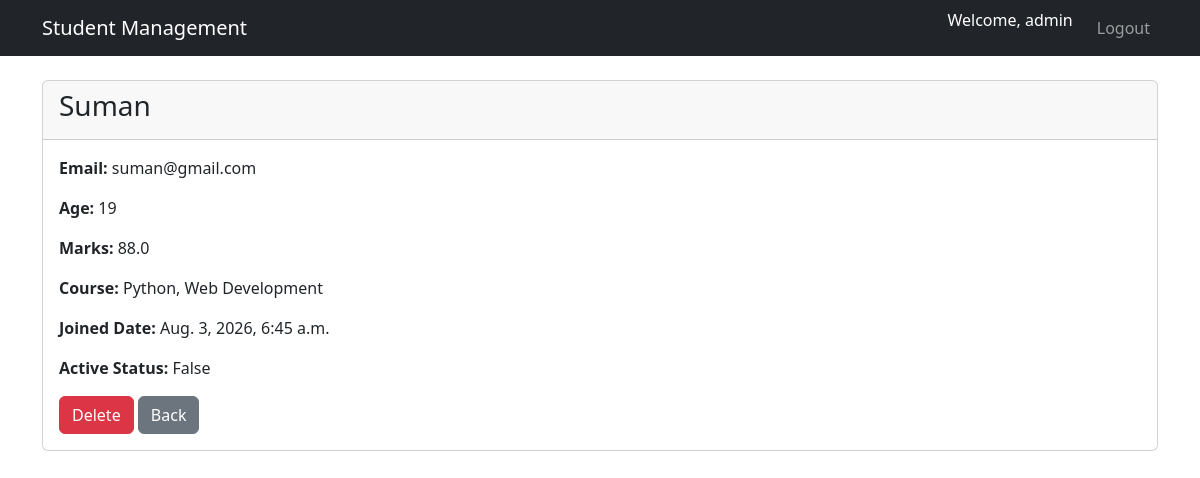
The app's page /students/2/ (signed in) with its own data.
### students/models.py (models this page shows, shortened)
class Student(models.Model):
    id = models.AutoField(primary_key=True)
    name = models.CharField(max_length=100)
    email = models.EmailField(unique=True)
    age = models.IntegerField()
    marks = models.FloatField()
    course = models.CharField(max_length=100)
    joined_date = models.DateTimeField(auto_now_add=True)
    active_status = models.BooleanField(default=False)
    department = models.ForeignKey(Department,on_delete=models.CASCADE,null=True,related_name="students")
    course = models.ManyToManyField(Course, related_name="students")

class Course(models.Model):
    course_name = models.CharField(max_length=100)
    code = models.CharField(max_length=50)
    duration = models.FloatField()
    active_status = models.BooleanField(default=True)

### students/views.py (the view)
# urls.py: path("students/<int:id>/", views.student_detail, name="student_detail"),
@login_required
def student_detail(request, id):
    student = get_object_or_404(Student, pk=id)
    return render(request,"students/student_detail.html",{"student": student})

### templates/students/student_detail.html (shortened to what this page needs)
{% extends "base.html" %}
{% block content %}
<div class="card">
    <div class="card-header">
        <h3>{{ student.name }}</h3>
    </div>
    <div class="card-body">
        <p><strong>Email:</strong> {{ student.email }}</p>
        <p><strong>Age:</strong> {{ student.age }}</p>
        <p><strong>Marks:</strong> {{ student.marks }}</p>
        <p>
            <strong>Course:</strong>
            <td>
                {% for course in student.course.all %}
                    {{ course.course_name }}{% if not forloop.last %}, {% endif %}
                {% empty %}
                    No Course Assigned
                {% endfor %}
            </td>
        </p>
        <p><strong>Joined Date:</strong> {{ student.joined_date }}</p>
        <p><strong>Active Status:</strong> {{ student.active_status }}</p>
        <a href="{% url 'student_delete' student.id %}" class="btn btn-danger">
            Delete
        </a>
        <a href="{% url 'student_list' %}" class="btn btn-secondary">
            Back
        </a>
    </div>
</div>
{% endblock %}

### templates/base.html (shortened to what this page needs)
<!DOCTYPE html>
<html>
<head>
<link href="https://cdn.jsdelivr.net/npm/bootstrap@5.3.7/dist/css/bootstrap.min.css"
      rel="stylesheet">
</head>
<body>
<nav class="navbar navbar-expand-lg navbar-dark bg-dark">
<div class="container">
<a class="navbar-brand"
href="{% url 'student_list' %}">
Student Management
</a>
<ul class="navbar-nav ms-auto">
{% if user.is_authenticated %}
<li class="nav-item">
<span class="navbar-text text-white me-3">
Welcome, {{ user.username }}
</span>
</li>
<li class="nav-item">
<a class="nav-link"
href="{% url 'logout' %}">
Logout
</a>
</li>
{% endif %}
</ul>
</div>
</nav>
<div class="container mt-4">
{% block content %}
{% endblock %}
</div>
</body>
</html>

### records on screen
Student: name "Suman", email "suman@gmail.com", age "19", marks "88.0", joined_date "Aug. 3, 2026, 6:45 a.m.", active_status "False"
Course: course_name "Python"
Course: course_name "Web Development"

### other values on screen
{{ user.username }} "admin"
